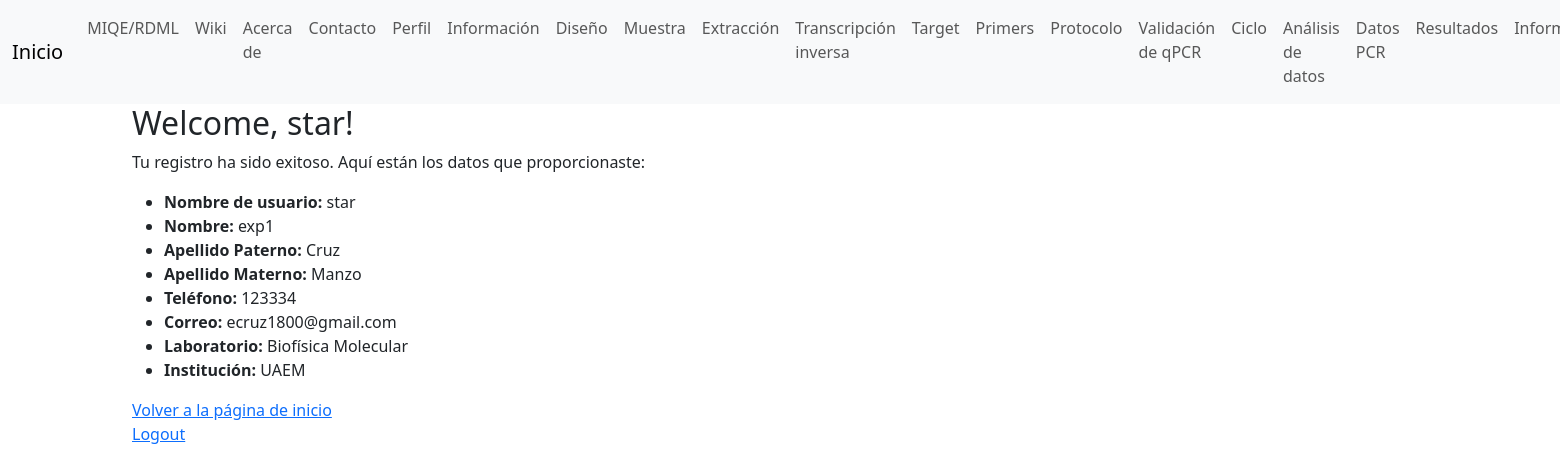
The app's page /profile (signed in), older data.
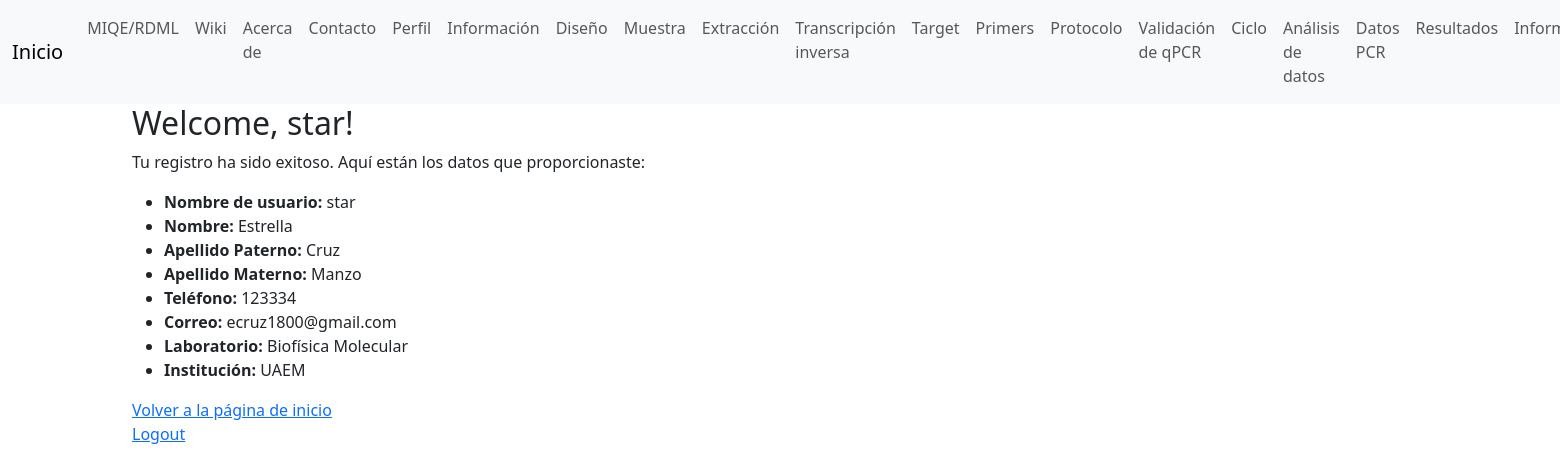
The same page, newer data.
### run.py (models this page shows)
class User(db.Model):
    id = db.Column(db.Integer, primary_key=True)
    username = db.Column(db.String(100), unique=True, nullable=False)
    nombre = db.Column(db.String(100), nullable=False)
    apellido_paterno = db.Column(db.String(100), nullable=False)
    apellido_materno = db.Column(db.String(100), nullable=False)
    telefono = db.Column(db.String(15), nullable=False)
    correo = db.Column(db.String(120), unique=True, nullable=False)
    laboratorio = db.Column(db.String(100), nullable=False)
    institucion = db.Column(db.String(100), nullable=False)
    contrasena = db.Column(db.String(100), nullable=False)

### run.py (the view)
@app.route('/profile')
def profile():
    try:
        if 'username' in session:
            username = session['username']
            user = User.query.filter_by(username=username).first()
            nombre = user.nombre
            apellido_paterno = user.apellido_paterno
            apellido_materno = user.apellido_materno
            telefono = user.telefono
            correo = user.correo
            laboratorio = user.laboratorio
            institucion = user.institucion
            return render_template('profile.html', username=username, nombre=nombre, apellido_paterno=apellido_paterno, apellido_materno=apellido_materno, telefono=telefono, correo=correo, laboratorio=laboratorio, institucion=institucion)
        else:
            return redirect(url_for('index'))
    except Exception as e:
        return render_template('error.html', error=str(e))

### templates/profile.html (shortened to what this page needs)
{% extends 'layout.html' %}
{% block content %}
<h2>Welcome, {{ username }}!</h2>
<p>Tu registro ha sido exitoso. Aquí están los datos que proporcionaste:</p>
<ul>
    <li><strong>Nombre de usuario:</strong> {{ username }}</li>
    <li><strong>Nombre:</strong> {{ nombre }}</li>
    <li><strong>Apellido Paterno:</strong> {{ apellido_paterno }}</li>
    <li><strong>Apellido Materno:</strong> {{ apellido_materno }}</li>
    <li><strong>Teléfono:</strong> {{ telefono }}</li>
    <li><strong>Correo:</strong> {{ correo }}</li>
    <li><strong>Laboratorio:</strong> {{ laboratorio }}</li>
    <li><strong>Institución:</strong> {{ institucion }}</li>
</ul>
<a href="{{ url_for('index') }}">Volver a la página de inicio</a>
<p><a href="{{ url_for('logout') }}">Logout</a></p>
{% endblock %}

### templates/layout.html (shortened to what this page needs)
<!DOCTYPE html>
<html lang="es">
<head>
    <link href="https://cdn.jsdelivr.net/npm/bootstrap@5.3.0-alpha1/dist/css/bootstrap.min.css" rel="stylesheet">
</head>
<body>
    <nav class="navbar navbar-expand-lg navbar-light bg-light">
        <div class="container-fluid">
            <a class="navbar-brand" href="/">Inicio</a>
            <div class="collapse navbar-collapse" id="navbarNav">
                <ul class="navbar-nav me-auto">
                    <li class="nav-item">
                        <a class="nav-link" href="https://rdml.org/miqe.html">MIQE/RDML</a>
                    </li>
                    <li class="nav-item">
                        <a class="nav-link" href="https://en.wikipedia.org/wiki/MIQE">Wiki</a>
                    </li>
                    <li class="nav-item">
                        <a class="nav-link" href="/about">Acerca de</a>
                    </li>
                    <li class="nav-item">
                        <a class="nav-link" href="/contact">Contacto</a>
                    </li>
                    {% if 'username' in session %}
                    <li class="nav-item">
                        <a class="nav-link" href="/profile">Perfil</a>
                    </li>
                    <li class="nav-item">
                        <a class="nav-link" href="/info">Información</a>
                    </li>
                    <li class="nav-item">
                        <a class="nav-link" href="/design">Diseño</a>
                    </li>
                    <li class="nav-item">
                        <a class="nav-link" href="/sample">Muestra</a>
                    </li>
                    <li class="nav-item">
                        <a class="nav-link" href="/extraction">Extracción</a>
                    </li>
                    <li class="nav-item">
                        <a class="nav-link" href="/reverse">Transcripción inversa</a>
                    </li>
                    <li class="nav-item">
                        <a class="nav-link" href="/target">Target</a>
                    </li>
                    <li class="nav-item">
                        <a class="nav-link" href="/oligo">Primers</a>
                    </li>
                    <li class="nav-item">
                        <a class="nav-link" href="/protocol">Protocolo</a>
                    </li>
                    <li class="nav-item">
                        <a class="nav-link" href="/validation">Validación de qPCR</a>
                    </li>
                    <li class="nav-item">
                        <a class="nav-link" href="/cycling">Ciclo</a>
                    </li>
                    <li class="nav-item">
                        <a class="nav-link" href="/analyze">Análisis de datos</a>
                    </li>
                    <li class="nav-item">
                        <a class="nav-link" href="/data">Datos PCR</a>
                    </li>
                    <li class="nav-item">
                        <a class="nav-link" href="/results">Resultados</a>
                    </li>
                    <li class="nav-item">
                            <a class="nav-link" href="/report">Informe</a>
                        </li>
                    {% endif %}
                </ul>
            </div>
        </div>
    </nav>
    <div class="container">
        {% block content %}
        {% endblock %}
    </div>
</body>
</html>

Row changes from the older to the newer data that the page shows:
changed User "star": nombre "exp1" → "Estrella"
